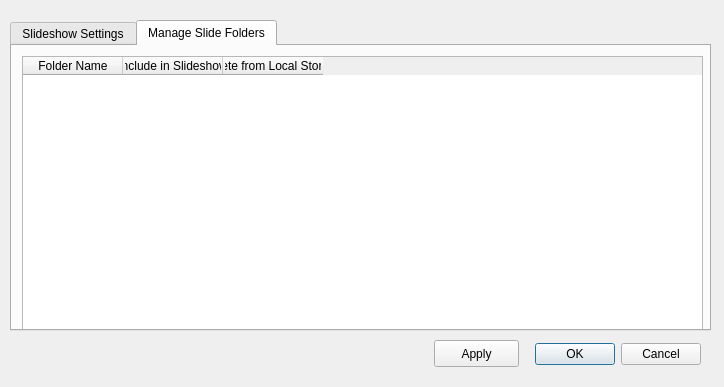
<?xml version="1.0" encoding="UTF-8"?>
<ui version="4.0">
 <class>SettingsWindowView</class>
 <widget class="QDialog" name="SettingsWindowView">
  <property name="geometry">
   <rect>
    <x>0</x>
    <y>0</y>
    <width>724</width>
    <height>387</height>
   </rect>
  </property>
  <property name="windowTitle">
   <string>Dialog</string>
  </property>
  <widget class="QDialogButtonBox" name="buttonBox">
   <property name="geometry">
    <rect>
     <x>520</x>
     <y>338</y>
     <width>181</width>
     <height>32</height>
    </rect>
   </property>
   <property name="orientation">
    <enum>Qt::Horizontal</enum>
   </property>
   <property name="standardButtons">
    <set>QDialogButtonBox::Cancel|QDialogButtonBox::Ok</set>
   </property>
  </widget>
  <widget class="QTabWidget" name="tabWidget">
   <property name="geometry">
    <rect>
     <x>10</x>
     <y>20</y>
     <width>701</width>
     <height>311</height>
    </rect>
   </property>
   <property name="currentIndex">
    <number>1</number>
   </property>
   <widget class="QWidget" name="SlideShowSettings">
    <attribute name="title">
     <string>Slideshow Settings</string>
    </attribute>
    <widget class="QDoubleSpinBox" name="lineEdit">
     <property name="geometry">
      <rect>
       <x>340</x>
       <y>20</y>
       <width>113</width>
       <height>27</height>
      </rect>
     </property>
     <property name="minimum">
      <double>1.000000000000000</double>
     </property>
     <property name="singleStep">
      <double>0.500000000000000</double>
     </property>
    </widget>
    <widget class="QDoubleSpinBox" name="lineEdit_2">
     <property name="geometry">
      <rect>
       <x>340</x>
       <y>120</y>
       <width>113</width>
       <height>27</height>
      </rect>
     </property>
     <property name="readOnly">
      <bool>false</bool>
     </property>
     <property name="minimum">
      <double>1.000000000000000</double>
     </property>
     <property name="singleStep">
      <double>0.500000000000000</double>
     </property>
    </widget>
    <widget class="QLineEdit" name="lineEdit_4">
     <property name="geometry">
      <rect>
       <x>200</x>
       <y>230</y>
       <width>341</width>
       <height>27</height>
      </rect>
     </property>
    </widget>
    <widget class="QLabel" name="label">
     <property name="geometry">
      <rect>
       <x>20</x>
       <y>20</y>
       <width>281</width>
       <height>17</height>
      </rect>
     </property>
     <property name="text">
      <string>Slideshow Timer Interval (seconds)</string>
     </property>
    </widget>
    <widget class="QLabel" name="label_2">
     <property name="geometry">
      <rect>
       <x>20</x>
       <y>120</y>
       <width>271</width>
       <height>17</height>
      </rect>
     </property>
     <property name="text">
      <string>Info Timer Interval (seconds)</string>
     </property>
    </widget>
    <widget class="QLabel" name="label_4">
     <property name="geometry">
      <rect>
       <x>20</x>
       <y>230</y>
       <width>171</width>
       <height>17</height>
      </rect>
     </property>
     <property name="text">
      <string>Slide Folder Location</string>
     </property>
    </widget>
    <widget class="QCheckBox" name="checkBox">
     <property name="geometry">
      <rect>
       <x>480</x>
       <y>20</y>
       <width>201</width>
       <height>22</height>
      </rect>
     </property>
     <property name="text">
      <string>Disable Fullscreen Mode </string>
     </property>
    </widget>
    <widget class="QCheckBox" name="checkBox_5">
     <property name="geometry">
      <rect>
       <x>480</x>
       <y>160</y>
       <width>221</width>
       <height>22</height>
      </rect>
     </property>
     <property name="text">
      <string>Begin on Info Slide</string>
     </property>
     <property name="checked">
      <bool>true</bool>
     </property>
    </widget>
    <widget class="QPushButton" name="pushButton_2">
     <property name="geometry">
      <rect>
       <x>560</x>
       <y>230</y>
       <width>85</width>
       <height>27</height>
      </rect>
     </property>
     <property name="text">
      <string>Browse</string>
     </property>
    </widget>
    <widget class="QComboBox" name="comboBox">
     <property name="geometry">
      <rect>
       <x>260</x>
       <y>70</y>
       <width>191</width>
       <height>28</height>
      </rect>
     </property>
     <item>
      <property name="text">
       <string>Default</string>
      </property>
     </item>
     <item>
      <property name="text">
       <string>Alphabetical</string>
      </property>
     </item>
     <item>
      <property name="text">
       <string>Reverse Alphabetical</string>
      </property>
     </item>
     <item>
      <property name="text">
       <string>Randomized</string>
      </property>
     </item>
    </widget>
    <widget class="QComboBox" name="comboBox_2">
     <property name="geometry">
      <rect>
       <x>260</x>
       <y>170</y>
       <width>191</width>
       <height>28</height>
      </rect>
     </property>
     <item>
      <property name="text">
       <string>Default</string>
      </property>
     </item>
     <item>
      <property name="text">
       <string>Alphabetical</string>
      </property>
     </item>
     <item>
      <property name="text">
       <string>Reverse Alphabetical</string>
      </property>
     </item>
     <item>
      <property name="text">
       <string>Randomized (incompatible with consecutive info slides</string>
      </property>
     </item>
    </widget>
    <widget class="QLabel" name="label_3">
     <property name="geometry">
      <rect>
       <x>20</x>
       <y>70</y>
       <width>201</width>
       <height>20</height>
      </rect>
     </property>
     <property name="text">
      <string>Content Slide Play Order</string>
     </property>
    </widget>
    <widget class="QLabel" name="label_5">
     <property name="geometry">
      <rect>
       <x>20</x>
       <y>170</y>
       <width>211</width>
       <height>20</height>
      </rect>
     </property>
     <property name="text">
      <string>Info Slide Play Order</string>
     </property>
    </widget>
    <widget class="QCheckBox" name="checkBox_6">
     <property name="geometry">
      <rect>
       <x>480</x>
       <y>90</y>
       <width>221</width>
       <height>21</height>
      </rect>
     </property>
     <property name="text">
      <string>Consecutive Info Slides</string>
     </property>
     <property name="checked">
      <bool>true</bool>
     </property>
    </widget>
    <widget class="QLabel" name="label_6">
     <property name="geometry">
      <rect>
       <x>510</x>
       <y>40</y>
       <width>91</width>
       <height>20</height>
      </rect>
     </property>
     <property name="text">
      <string>on Startup</string>
     </property>
    </widget>
    <zorder>checkBox_5</zorder>
    <zorder>lineEdit</zorder>
    <zorder>lineEdit_2</zorder>
    <zorder>lineEdit_4</zorder>
    <zorder>label</zorder>
    <zorder>label_2</zorder>
    <zorder>label_4</zorder>
    <zorder>checkBox</zorder>
    <zorder>pushButton_2</zorder>
    <zorder>comboBox</zorder>
    <zorder>comboBox_2</zorder>
    <zorder>label_3</zorder>
    <zorder>label_5</zorder>
    <zorder>checkBox_6</zorder>
    <zorder>label_6</zorder>
   </widget>
   <widget class="QWidget" name="ImageFolderSettings">
    <attribute name="title">
     <string>Manage Slide Folders</string>
    </attribute>
    <widget class="QTableWidget" name="tableWidget">
     <property name="geometry">
      <rect>
       <x>10</x>
       <y>10</y>
       <width>681</width>
       <height>311</height>
      </rect>
     </property>
     <column>
      <property name="text">
       <string>Folder Name</string>
      </property>
     </column>
     <column>
      <property name="text">
       <string>Include in Slideshow</string>
      </property>
     </column>
     <column>
      <property name="text">
       <string>Delete from Local Storage</string>
      </property>
     </column>
    </widget>
   </widget>
  </widget>
  <widget class="QPushButton" name="pushButton">
   <property name="geometry">
    <rect>
     <x>434</x>
     <y>340</y>
     <width>85</width>
     <height>27</height>
    </rect>
   </property>
   <property name="text">
    <string>Apply</string>
   </property>
  </widget>
 </widget>
 <resources/>
 <connections/>
</ui>
